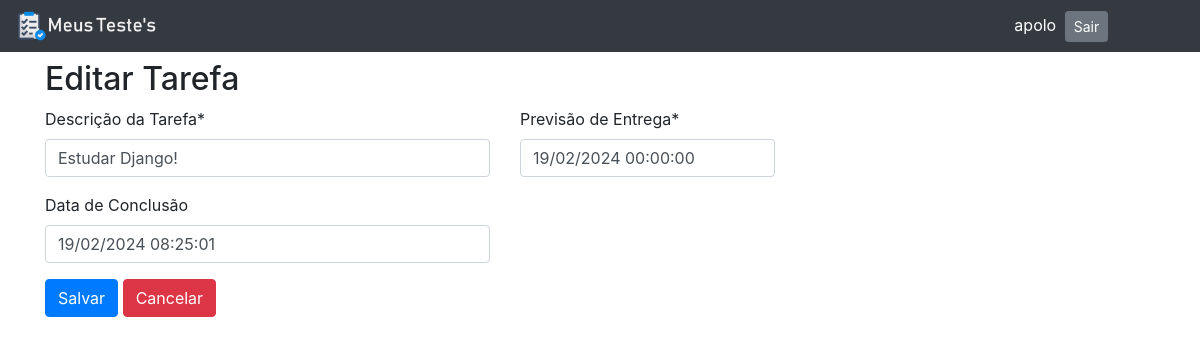
The app's page /update/68/ (signed in) with its own data.
### tasks/models.py (models this page shows, shortened)
class Task(models.Model):
    usuario = models.ForeignKey(User, on_delete=models.PROTECT, blank=True)
    text_description=models.CharField(max_length=100)
    date_register=models.DateTimeField(auto_now_add=True)
    date_delivery=models.DateTimeField()
    date_complete=models.DateTimeField(null=True, blank=True)
    class Meta:
        ordering = ['date_delivery']

### tasks/views.py (the view)
# urls.py: path('update/<int:pk>/', views.Update.as_view(), name='Update'),
class Update(LoginRequiredMixin, generic.UpdateView):
    model=models.Task
    form_class=forms.FormTask
    context_object_name='form'
    template_name='tasks/update.html'
    success_url=reverse_lazy('tasks:Index')

### tasks/forms.py (shortened to what this page needs)
class FormTask(forms.ModelForm):
    class Meta:
        model=models.Task
        fields='__all__'
        labels={
            'text_description': 'Descrição da Tarefa',
            'date_delivery':'Previsão de Entrega',
            'date_complete': 'Data de Conclusão'
        }
    def __init__(self, *args, **kwargs):
        super().__init__(*args, **kwargs)
        self.helper = FormHelper()
        self.helper.layout = Layout(
            Row(
                Column('text_description', css_class='form-group col-md-5 mb-0'),
                Column('date_delivery', css_class='form-group col-md-3 mb-0'),
            ),
            Row(
                Column('date_complete', css_class='form-group col-md-5 mb-0'),
            ),
            Submit('submit', 'Salvar'),
            HTML('<a href="{% url "tasks:Index" %}" class="btn btn-danger">Cancelar</a>')
        )

### templates/tasks/update.html (shortened to what this page needs)
{% extends 'base.html' %}
{% load crispy_forms_tags %}
{% block h2 %}Editar Tarefa{% endblock %}
{% block main %}
    <form method="POST">
        {% crispy form %}
    </form>
{% endblock %}

### templates/base.html (shortened to what this page needs)
{% load static %}
<!DOCTYPE html>
<html lang="pt-br">
    <head>
        <link rel="stylesheet" href="https://stackpath.bootstrapcdn.com/bootstrap/4.1.3/css/bootstrap.min.css">
    </head>
    <body>
        <nav class="navbar navbar-dark bg-dark row text-white">
            <div class="col-sm-10">
                <a href="{% url 'tasks:Index' %}">
                    <img src="{% static 'tasks/img/meustestes.jpg' %}" alt="logo" width="15%">
                </a>
            </div>
                {% if request.user.is_authenticated %}
            <div class="col-sm-2">
                <form method="post" action="{% url 'logout' %}">{% csrf_token %}
                        {{ request.user }}
                        <input type="submit" class="btn btn-sm btn-secondary ml-1" value="Sair">
                </form>
                {% endif %}
            </div>
        </nav>
        <main class="container mt-2">
            <h2>{% block h2 %}{% endblock %}</h2>
            {% block main %}{% endblock %}
        </main>
    </body>
</html>

### records on screen
Task: text_description "Estudar Django!", date_delivery "19/02/2024 00:00:00", date_complete "19/02/2024 08:25:01"

### other values on screen
{{ request.user }} "apolo"
